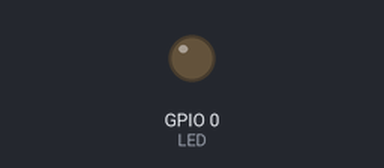
The sketch below on a simulated ESP8266 (NodeMCU). Parts: output pins drawn as LEDs (lit = HIGH). WiFi joins after 1.5 s; servers stay silent unless stated; uploads are accepted with an empty reply; what the sketch prints to the serial monitor is not drawn.

Above: at 3.2 s.
At 6.82 s:
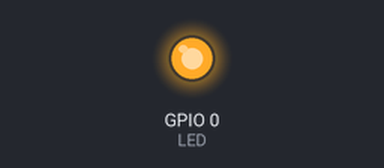
Timing chart, 0 to 10.9 s (numbered marks = the images above):
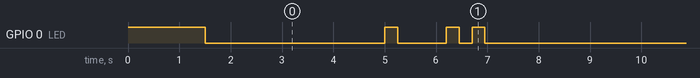

Measured:
- by itself, GPIO 0 (LED): repeats every 7.2 s: HIGH 0.25 s, LOW 0.95 s, HIGH 0.25 s, LOW 0.25 s, HIGH 0.25 s, LOW 5.3 s
- by itself, everything shown: repeats every 7.2 s, in 6 steps

The sketch:

sketch_esp8266_wanDown.ino
```cpp
#include <ESP8266WiFi.h>
#include <ESP8266HTTPClient.h>
#include <WiFiClient.h>

#define LED 0

const char* ssid = "REPLACE_WITH_YOUR_SSID";
const char* password = "REPLACE_WITH_YOUR_PASSWORD";

//Your Domain name with URL path or IP address with path
const char* serverName = "http://your_adress:3000";

// the following variables are unsigned longs because the time, measured in
// milliseconds, will quickly become a bigger number than can be stored in an int.
unsigned long lastTime = 0;
// Set timer to 5 seconds (5000)
unsigned long timerDelay = 5000;


void initWiFi() {
  WiFi.mode(WIFI_STA);
  WiFi.begin(ssid, password);
  Serial.print("Connecting to WiFi ..");
  while (WiFi.status() != WL_CONNECTED) {
    Serial.print('.');
    delay(500);
  }
  Serial.println(WiFi.localIP());
  //The ESP8266 tries to reconnect automatically when the connection is lost
  WiFi.setAutoReconnect(true);
  WiFi.persistent(true);
}


/* ERROR CODE :
 *  1 = post sended
 *  2 = good http response
 *  3 = bad http response
 *  4 = wifi disconnected
 */
void errorBlink(int nb){
  for(int i = 0; i<nb ; i++){
    digitalWrite(LED,HIGH);
    delay (250);
    digitalWrite(LED,LOW);
    delay (250);
  }
}

void setup() {
  //GPIO0 as an output for the statut led
  pinMode(LED,OUTPUT);
  //While setup the led is always ON
  digitalWrite(LED,HIGH);

  //DBUG
  Serial.begin(115200);

  //Init wifi with auto reconnect
  initWiFi();

  //DEBUG
  Serial.println("Timer set to 5 seconds (timerDelay variable), it will take 5 seconds before publishing the first reading.");
  digitalWrite(LED,LOW);
}

void loop() {
  //Send an HTTP POST request every SETUP minutes
  if ((millis() - lastTime) > timerDelay) {
    //Check WiFi connection status
    if(WiFi.status()== WL_CONNECTED){

      //Tel where sending
      errorBlink(1);
      delay(500);

      WiFiClient client;
      HTTPClient http;

      // Your Domain name with URL path or IP address with path
      http.begin(client, serverName);

      // If you need an HTTP request with a content type: application/json, use the following:
      http.addHeader("Content-Type", "application/json");
      int httpResponseCode = http.POST("{\"api_key\":\"WHATEVER YOU WANT\",\"Sensor\":\"WAN\"}");

      //DEBUG
      Serial.print("HTTP Response code: ");
      Serial.println(httpResponseCode);

      //handle http response
      if (httpResponseCode == 200){
        errorBlink(2);
      }else{
        errorBlink(3);
      }

      // Free resources
      http.end();
    }
    //If wifi lost blink four time
    else {
      //DEBUG
      Serial.println("WiFi Disconnected");
      errorBlink(4);
    }
    lastTime = millis();
  }
}
```
